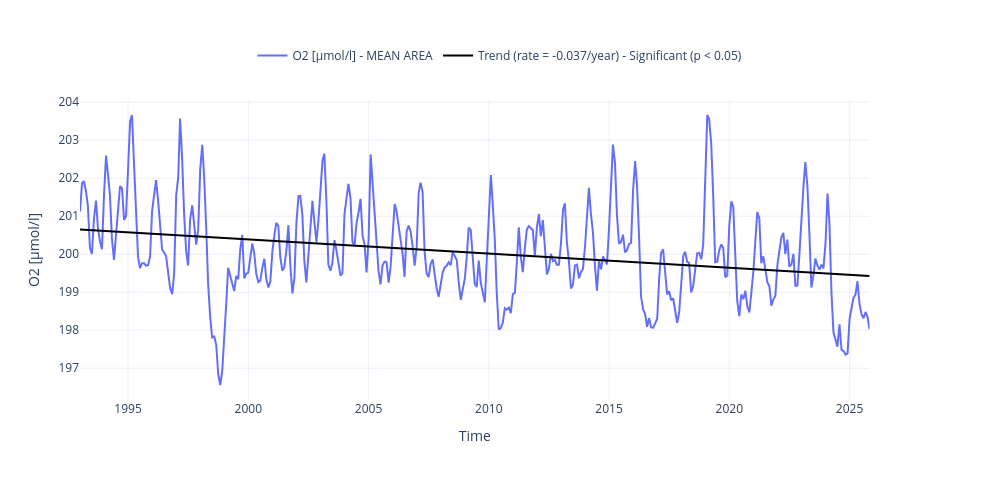

Source (notebook cell):
### Code cell
fig, trend = plot_timeseries_interactive(dict_plot, trendline=True, return_trend=True, scatter_dict = None, figsize = (25, 12), label_yaxes = label);
fig.write_html(op.join(path_figs, 'F17_O2_mean_trend.html'), include_plotlyjs="cdn")
fig.write_image(op.join(path_figs, 'F17_O2_mean_trend.png'), width=1200, height=600,)

### Figure 1 — Plotly figure (JSON) as saved in the notebook; plotly's stock layout.template omitted (floating-point values rounded to 4 significant figures; data arrays with more than 128 entries replaced by an {"elided": "..."} marker saying what was removed)
{"data": [{"line": {"color": "#636EFA"}, "name": "O2 [µmol/l] - MEAN AREA", "type": "scatter", "x": {"elided": "395 str values"}, "xaxis": "x", "y": {"elided": "395 float values"}, "yaxis": "y"}, {"line": {"color": "black"}, "mode": "lines", "name": "Trend (rate = -0.037/year) - Significant (p < 0.05)", "showlegend": true, "type": "scatter", "x": {"elided": "395 str values"}, "xaxis": "x", "y": {"elided": "395 float values"}, "yaxis": "y"}], "layout": {"height": 480, "legend": {"font": {"size": 12}, "orientation": "h", "x": 0.5, "xanchor": "center", "y": 1.1, "yanchor": "bottom"}, "title": {"text": " "}, "width": 1000, "xaxis": {"anchor": "y", "domain": [0, 0.94], "title": {"text": "Time"}}, "yaxis": {"anchor": "x", "domain": [0, 1], "title": {"text": "O2 [µmol/l]"}}, "yaxis2": {"anchor": "x", "overlaying": "y", "side": "right"}}}
